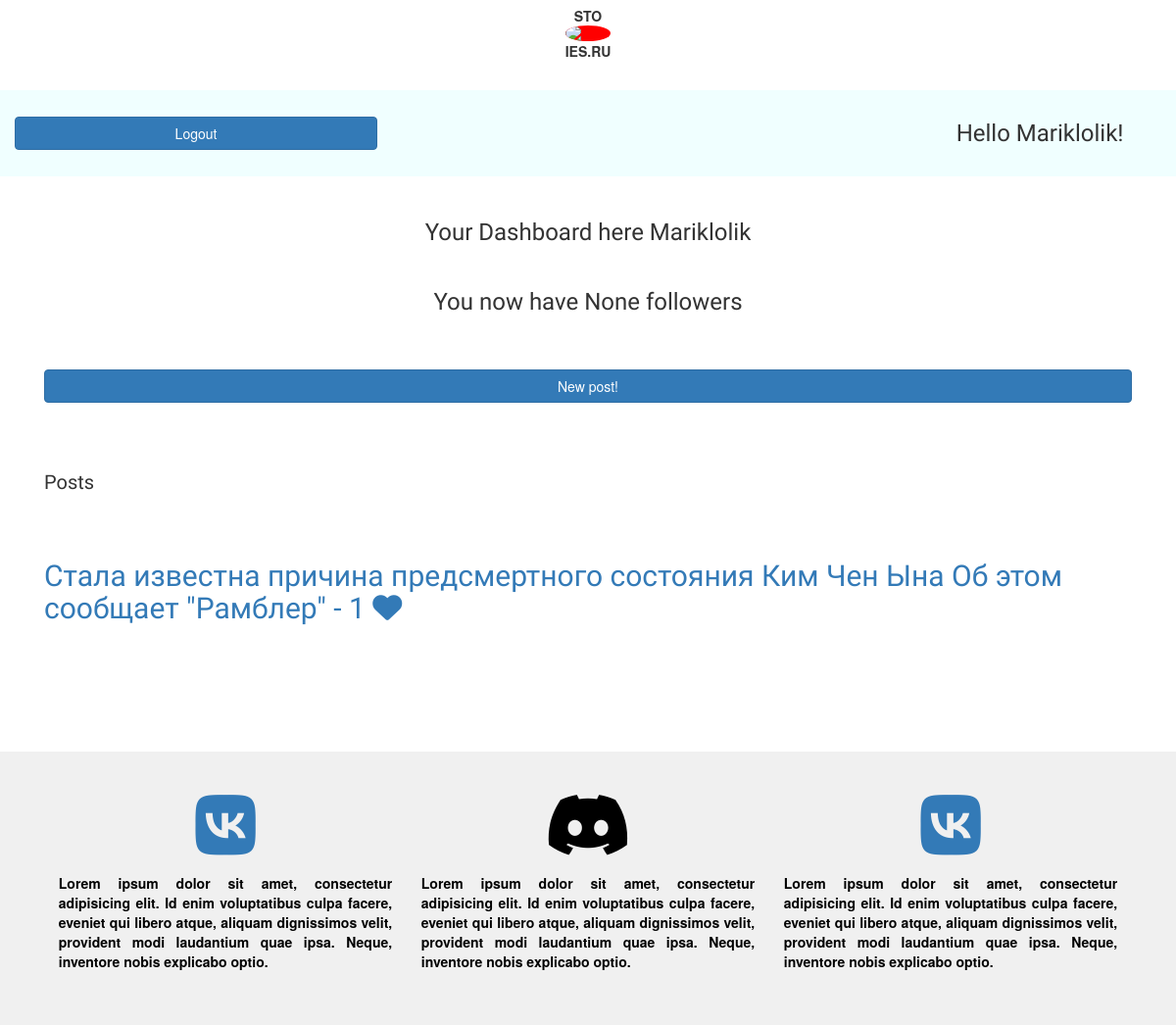
/dashboard (signed in), run on an earlier commit of the app's database.
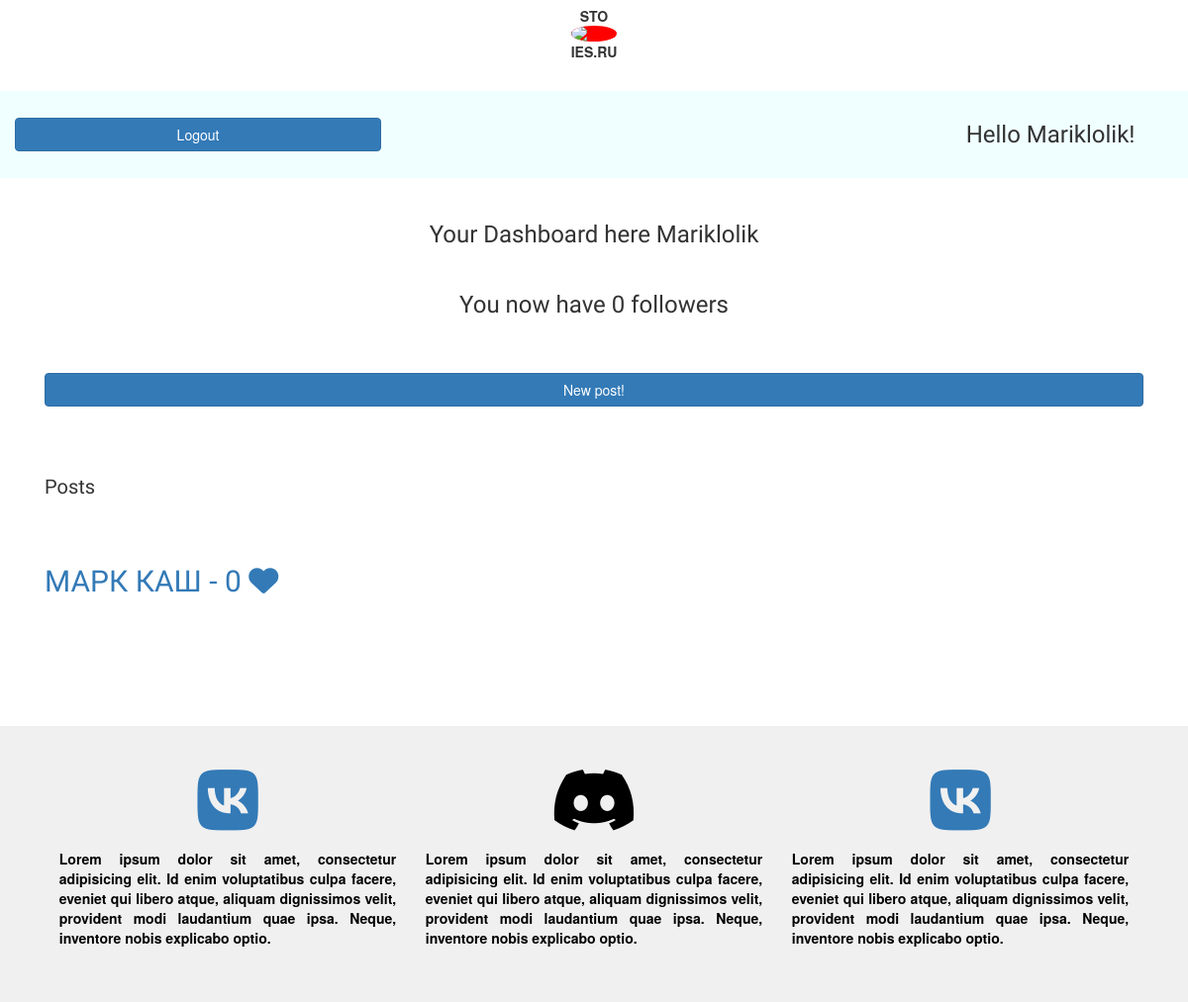
And on a later commit of the database.
### dbremote/user.py (models this page shows, shortened)
class User(SqlAlchemyBase, UserMixin):
    __tablename__ = 'users'
    id = sqlalchemy.Column(sqlalchemy.Integer,
                           primary_key=True, autoincrement=True)
    nickname = sqlalchemy.Column(sqlalchemy.String, nullable=True)
    email = sqlalchemy.Column(sqlalchemy.String,
                              index=True, unique=True, nullable=True)
    hashed_password = sqlalchemy.Column(sqlalchemy.String, nullable=True)
    created_date = sqlalchemy.Column(sqlalchemy.DateTime,
                                     default=datetime.datetime.now)
    followers = sqlalchemy.Column(sqlalchemy.Integer, default=0)
    followed = orm.relationship(
        'User', secondary=follow_table,
        primaryjoin=(follow_table.c.follower_id == id),
        secondaryjoin=(follow_table.c.followed_id == id),
        backref=orm.backref('follow_table', lazy='dynamic'), lazy='dynamic')
    utype = sqlalchemy.Column(sqlalchemy.Boolean,
                              default=False)
    stories = orm.relationship("Story", back_populates='author')
    avatar = sqlalchemy.Column(sqlalchemy.String, nullable=True, default="data/default.jpg")

### dbremote/storys.py (models this page shows)
class Story(SqlAlchemyBase):
    __tablename__ = 'stories'
    id = sqlalchemy.Column(sqlalchemy.Integer,
                           primary_key=True, autoincrement=True)
    author_id = sqlalchemy.Column(sqlalchemy.Integer,
                                  sqlalchemy.ForeignKey("users.id"))
    author = orm.relationship('User')
    created_date = sqlalchemy.Column(sqlalchemy.DateTime,
                                     default=datetime.datetime.now)
    cover = sqlalchemy.Column(sqlalchemy.String, nullable=True)
    content = sqlalchemy.Column(sqlalchemy.String, nullable=True)
    head = sqlalchemy.Column(sqlalchemy.String, nullable=True)
    likes_count = sqlalchemy.Column(sqlalchemy.Integer, nullable=True, default=0)
    commented = orm.relationship("Comment")

### acman_api.py (the view)
@blueprint.route("/dashboard", methods=["GET", "POST"])  # панель управления постами и авторской статистикой
def dashboard():
    session = create_session()
    author = session.query(User).filter(User.id == current_user.id).first()
    stories = author.stories
    followers_count = author.followers
    return flask.render_template("dashboard.html", stories=stories, followers=followers_count)

### dbremote/db_session.py (called while the page is built)
def create_session() -> Session:
    global __factory
    return __factory()

### main.py (called while the page is built)
@login_manager.user_loader
def load_user(user_id):
    session = db_session.create_session()
    return session.query(User).get(user_id)

### templates/dashboard.html
{% extends "base.html" %}
{% block content %}
<div class="container">
    <div class="row">
        <div class="col">
            <h3 class="post-category">Your Dashboard here {{ current_user.nickname }} </h3>
            <h3 class="post-category">You now have {{ followers }} followers</h3>
            <a href='/post' class="btn btn-block btn-primary" style="margin-top: 5%;"> New post!</a>
        </div>
    </div>
    <p style="margin: 6% 0 4% 0; font-family: 'Lexend Giga', sans-serif; font-size: 20px;">Posts</p>
    {% for story in stories %}
    <div class="row">
        <div class="col">
            <a href="/story/{{ story.id }}" class="story-link" style="font-family: 'Lexend Giga', sans-serif; font-size: 20px;">
                <h2>
                    {{ story.head }} - {{ story.likes_count }} <i class="fas fa-heart"></i></h2>
            </a>
        </div>
    </div>
    {% endfor %}
</div>
{% endblock %}

### templates/base.html (shortened to what this page needs)
<!DOCTYPE HTML>
<html>
<head>
    <link rel="stylesheet" href="{{ url_for('static', filename='css/main2.css') }}" />
    <link rel="stylesheet" href="https://stackpath.bootstrapcdn.com/bootstrap/4.4.1/css/bootstrap.min.css">
</head>
<body class="homepage is-preload">
    <nav class="navbar navbar-light" id='navbar-nav'>
        <div class="row justify-content-space-between mx-auto">
            <div class="col">
                <div class="navbar-in" id='navbar-in'>STO <a href="/"><img src="https://img.icons8.com/nolan/64/r.png"></a>IES.RU</div>
            </div>
        </div>
    </nav>
    <div style="display: flex;justify-content: space-between;margin-top:2%;justify-content: center;align-items: center;background-color:azure;">
        <div class="col-xs-3 col-sm-5 col-lg-4"><a href="/logout" class="btn btn-block btn-primary" style="float:left;">Logout</a></div>
        <div class='col'>
            {% if current_user.utype %}
            <h3 class="post-category" style='float:right; margin-right: 5%;'>Hello <a class='username' href='/dashboard'>{{ current_user.nickname }}!</a></h3>
            {% else %}
            <h3 class="post-category" style='float:right; margin-right: 5%;'>Hello <a class='username' href='/account_page'>{{ current_user.nickname }}!</a></h3>
            {% endif %}
        </div>
    </div>
    {% block content %}{% endblock %}
    <footer>
        <div class="container">
            <div class="d-flex justify-content-around">
                <div class="footer-left">
                    <a href="https://vk.com/m.kashirsky"><i class="fab fa-vk fa-5x"></i></a>
                    <p>Lorem ipsum dolor sit amet, consectetur adipisicing elit. Id enim voluptatibus culpa facere, eveniet
                        qui libero atque, aliquam dignissimos velit, provident modi laudantium quae ipsa. Neque, inventore
                        nobis explicabo optio.</p>
                </div>
                <div class="footer-center">
                    <i class="fab fa-discord fa-5x"></i>
                    <p>Lorem ipsum dolor sit amet, consectetur adipisicing elit. Id enim voluptatibus culpa facere, eveniet
                        qui libero atque, aliquam dignissimos velit, provident modi laudantium quae ipsa. Neque, inventore
                        nobis explicabo optio.</p>
                </div>
                <div class="footer-right">
                    <a href="https://vk.com/kiryabikeev"><i class="fab fa-vk fa-5x"></i></a>
                    <p>Lorem ipsum dolor sit amet, consectetur adipisicing elit. Id enim voluptatibus culpa facere, eveniet
                        qui libero atque, aliquam dignissimos velit, provident modi laudantium quae ipsa. Neque, inventore
                        nobis explicabo optio.</p>
                </div>
            </div>
        </div>
    </footer>
    <link href="https://stackpath.bootstrapcdn.com/bootstrap/3.3.7/css/bootstrap.min.css" rel="stylesheet">
    <link href="https://cdn.jsdelivr.net/npm/summernote@0.8.16/dist/summernote.min.css" rel="stylesheet">
</body>
</html>

### static/css/main2.css (style rules this page uses)
* { margin: 0; padding: 0; border: 0; font-size: 100%; font: inherit; vertical-align: baseline; }
article, figure, footer, header, menu, nav, { display: block; }
html { box-sizing: border-box; }
*, *:before, *:after { box-sizing: inherit; }
body { background: #f0f4f4; color: #5b5b5b; font-size: 16pt; line-height: 1.85em; font-family: 'Source Sans Pro', sans-serif; font-weight: 300; }
h1, h2, h3, h4, h5, h6 { font-weight: 400; color: #483949; line-height: 1.25em; }
h1 a, h2 a, h3 a, h4 a, h5 a, h6 a { color: inherit; text-decoration: none; border-bottom-color: transparent; }
h2 { font-size: 2.85em; }
h3 { font-size: 1.25em; }
em, i { font-style: italic; }
a { color: inherit; text-decoration: none; -moz-transition: background-color 0.35s ease-in-out, color 0.35s ease-in-out, border-bottom-color 0.35s ease-in-out; -webkit-transition: background-color 0.35s ease-in-out, color 0.35s ease-in-out, border-bottom-color 0.35s ease-in-out; -ms-transition: background-color 0.35s ease-in-out, color 0.35s ease-in-out, border-bottom-color 0.35s ease-in-out; transition: background-color 0.35s ease-in-out, color 0.35s ease-in-out, border-bottom-color 0.35s ease-in-out; }
p, ul, ol, dl, table { margin-bottom: 1em; }
p { text-align: justify; }
#navbar-nav { top: 0; }
#navbar-in { text-align: center; margin: 0 auto; font-weight: 700; transition: 0.4s; z-index: 10000; }
#navbar-in img { display: block; border-radius: 50%; background-color: red; transition: 0.6s; }
footer { background-color: #f0f0f0; padding: 40px 0; color: black; font-weight: 600; margin-top: 10%; }
footer p { margin: 4%; }
.footer-left { display: flex; justify-content: center; align-content: space-between; align-items: center; flex-direction: column; }
.footer-right { display: flex; justify-content: center; align-content: space-between; align-items: center; flex-direction: column; }
.footer-center { display: flex; justify-content: center; align-content: space-between; align-items: center; flex-direction: column; }
.post-category { text-align: center; font-family: 'Lexend Giga', sans-serif; margin: 4% 0 4% 0; }
.username { transition: 0.5s; }

What changed in the data, as far as the page shows it:
removed Story: head "Стала известна причина предсмертного состояния Ким Чен Ына Об этом сообщает \"Рамблер\"", likes_count "1"
added Story: head "МАРК КАШ", likes_count "0"
Also different on the page:
{{ followers }}: "None" → "0"
